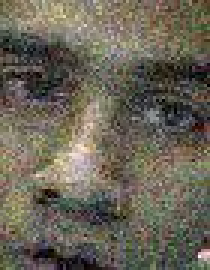
%> input picture eigenfaces-pca-knn/A10.jpg, 70 x 90 px (shown 3 times larger)
$ octave --eval "result = getIMdata('A10.jpg');"   (GNU Octave 9; MATLAB toolbox functions it lacks are replaced by stand-ins)
%> lines starting %> are read from the running program, lines starting %| are printed output that depends on the picture
function [ X1,X2,X3,X4 ] = getIMdata( datadir )
%> called with datadir = 'A10.jpg'
% ADD X4 AS OUTPUT
% Preallocate matrices to store column stacked image vectors
X1 = zeros(6300,80);
X2 = zeros(1575,80);
X3 = zeros(374,80);
X4 = zeros(63,80); % N=N1xN2, s.t. N1/N2 = 90/70 = 1.28

data = dir(datadir); % reads in files in an odd order, A11-20 come before A1-9

for datum = 1:length(data) % In any MATLAB directory, the actual data start at index 3, the 1st 2 are '.' and '..'

    if ((data(datum).bytes > 2900) && (data(datum).bytes < 3200)) % only look at image files of roughly this size in bytes

        % Copy and resize images to all sizes we are going to evaluate
        file = data(datum).name;
        im = double(rgb2gray(imread(file,'jpeg')));
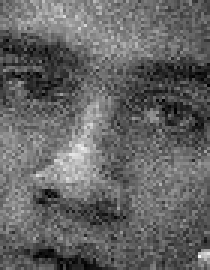
%> im: size 90x70 double (shown 3 times larger); min 1, max 248, mean 100.4
        im_45x35 = imresize(im,[45,35]);
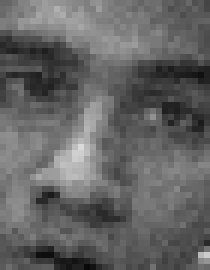
%> im_45x35: size 45x35 double (shown 6 times larger); min 9.97, max 218.7, mean 100.4
        im_22x17 = imresize(im,[22,17]);
        im_9x7 = imresize(im,[9,7]);
%> im_9x7 = [124.3 151.6 152.6 133.6 119.8 101.9 89.04; 71.46 79.17 110.9 137.9 131.2 106 90.13; 69.45 48.65 74.56 107.4 79.87 55.19 53.49; 93.74 80.54 105.9 119.8 71.54 62.52 61.56; 127.5 118.8 150.5 121.2 91.83 88.61 69.46; 129.1 136.9 183.3 117.6 102.7 119.6 116.3; 127.7 96.14 114.2 94.27 107.4 119.5 104.2; 116.3 99.24 89.42 73.61 97.18 100.3 83.98; 83.72 64.4 64.46 84.1 89.35 79.75 92.02]

        % Turn all resized images into vectors, 80 for each size
        im_90x70_v = reshape(im,[6300,1]);
%> im_90x70_v = 6300 values, max 248 at index 6026, min 1 at index 1436, mean 100.4
        im_45x35_v = reshape(im_45x35,[1575,1]);
%> im_45x35_v = 1575 values, max 218.7 at index 610, min 9.97 at index 675, mean 100.4
        im_22x17_v = reshape(im_22x17,[374,1]);
%> im_22x17_v = 374 values, max 206.2 at index 145, min 27.01 at index 132, mean 100.4
        im_9x7_v = reshape(im_9x7,[63,1]);
%> im_9x7_v = 63 values, max 183.3 at index 24, min 48.65 at index 12, mean 100.6

        % Store vectors in matrices.
%> (the run ends here)

$ run again, on eigenfaces-pca-knn/A11.jpg
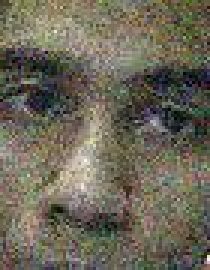
%> input picture eigenfaces-pca-knn/A11.jpg, 70 x 90 px (shown 3 times larger)
%> in getIMdata, `im = double(rgb2gray(imread(file,'jpeg')));`:
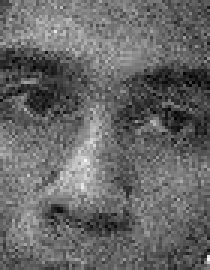
%> im: size 90x70 double (shown 3 times larger); min 2, max 247, mean 103.1
%> in getIMdata, `im_45x35 = imresize(im,[45,35]);`:
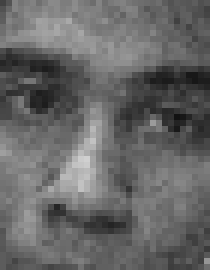
%> im_45x35: size 45x35 double (shown 6 times larger); min 18.22, max 208.1, mean 103
%> im_9x7 = [122.2 146.1 139.4 122.4 115.4 97.39 84.67; 101.5 122.5 138.8 139.5 133.4 109.2 91.34; 62.84 52.74 80.45 118.9 96.58 61.54 57.28; 80.48 59.98 86.17 109.3 64.26 59.01 58.8; 113.8 104.7 126.2 129.3 86.93 82.77 60.88; 133.4 125.1 172.2 129.8 97.35 115.6 110.6; 125.7 124.2 143.7 119.5 103.8 122.7 112.7; 126.7 109.6 85.25 70.87 100.2 110.5 88.19; 98.96 108.7 105.7 96.25 98.19 84.82 78.38]
%> im_90x70_v = 6300 values, max 247 at index 2574, min 2 at index 5077, mean 103.1
%> im_45x35_v = 1575 values, max 208.1 at index 657, min 18.22 at index 1325, mean 103
%> im_22x17_v = 374 values, max 196.9 at index 146, min 30.06 at index 337, mean 103.1
%> im_9x7_v = 63 values, max 172.2 at index 24, min 52.74 at index 12, mean 103.4

$ run again, on eigenfaces-pca-knn/A12.jpg
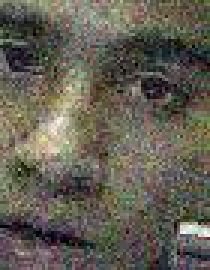
%> input picture eigenfaces-pca-knn/A12.jpg, 70 x 90 px (shown 3 times larger)
%> in getIMdata, `im = double(rgb2gray(imread(file,'jpeg')));`:
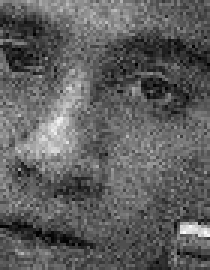
%> im: size 90x70 double (shown 3 times larger); min 0, max 252, mean 94.9
%> in getIMdata, `im_45x35 = imresize(im,[45,35]);`:
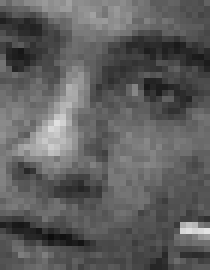
%> im_45x35: size 45x35 double (shown 6 times larger); min 13.43, max 227.7, mean 94.9
%> im_9x7 = [75.27 100.5 134.1 141.6 122 97.91 85.64; 53.48 60.79 103.7 100.6 66.17 58.91 60.74; 79.27 86.52 124.3 73.86 62.71 59.85 58.87; 116.6 130.7 145.9 90.62 92.68 65.86 76.98; 128.3 176.7 144.7 95.12 117.8 110.4 107.9; 105.1 124 108.4 100.9 122.4 111.4 92.67; 105.2 90.15 70.16 93.19 110.1 86.49 80.02; 66.67 69.72 78.7 90.97 85.39 82.75 123.3; 89.17 83.98 68.82 76.81 71.46 70.97 89.22]
%> im_90x70_v = 6300 values, max 252 at index 5568, min 0 at index 1159, mean 94.89
%> im_45x35_v = 1575 values, max 227.7 at index 1569, min 13.43 at index 400, mean 94.89
%> im_22x17_v = 374 values, max 209.1 at index 99, min 29.82 at index 27, mean 94.83
%> im_9x7_v = 63 values, max 176.7 at index 14, min 53.48 at index 2, mean 94.52

$ run again, on eigenfaces-pca-knn/A13.jpg
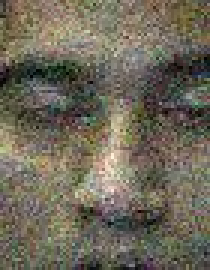
%> input picture eigenfaces-pca-knn/A13.jpg, 70 x 90 px (shown 3 times larger)
%> in getIMdata, `im = double(rgb2gray(imread(file,'jpeg')));`:
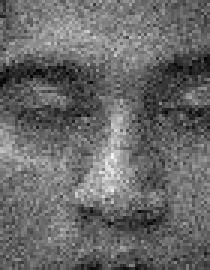
%> im: size 90x70 double (shown 3 times larger); min 1, max 244, mean 104.5
%> in getIMdata, `im_45x35 = imresize(im,[45,35]);`:
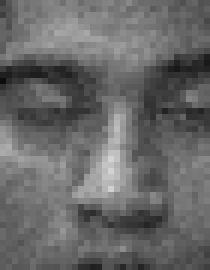
%> im_45x35: size 45x35 double (shown 6 times larger); min 13.97, max 212.4, mean 104.5
%> im_9x7 = [103.1 133.7 140.5 129.3 122.5 107.2 94.23; 113 130 140.1 140 137.5 110.9 85.38; 63.23 69.51 68.06 101.7 106.1 63.8 59.14; 79.03 86.6 67.05 103 96 63.86 80.77; 121.9 92.02 94.68 137.2 112.4 85.37 85.47; 137.1 134.7 123.8 174.5 122.1 97.9 121.9; 110 123.1 127.4 148.1 114.6 100.5 118.4; 100.1 117 108.2 86.6 72.82 85.14 106.4; 96.22 105.3 98.84 92.92 86.3 90.2 83.79]
%> im_90x70_v = 6300 values, max 244 at index 3383, min 1 at index 117, mean 104.5
%> im_45x35_v = 1575 values, max 212.4 at index 837, min 13.97 at index 14, mean 104.5
%> im_22x17_v = 374 values, max 192.6 at index 190, min 32.87 at index 7, mean 104.6
%> im_9x7_v = 63 values, max 174.5 at index 33, min 59.14 at index 57, mean 104.9
